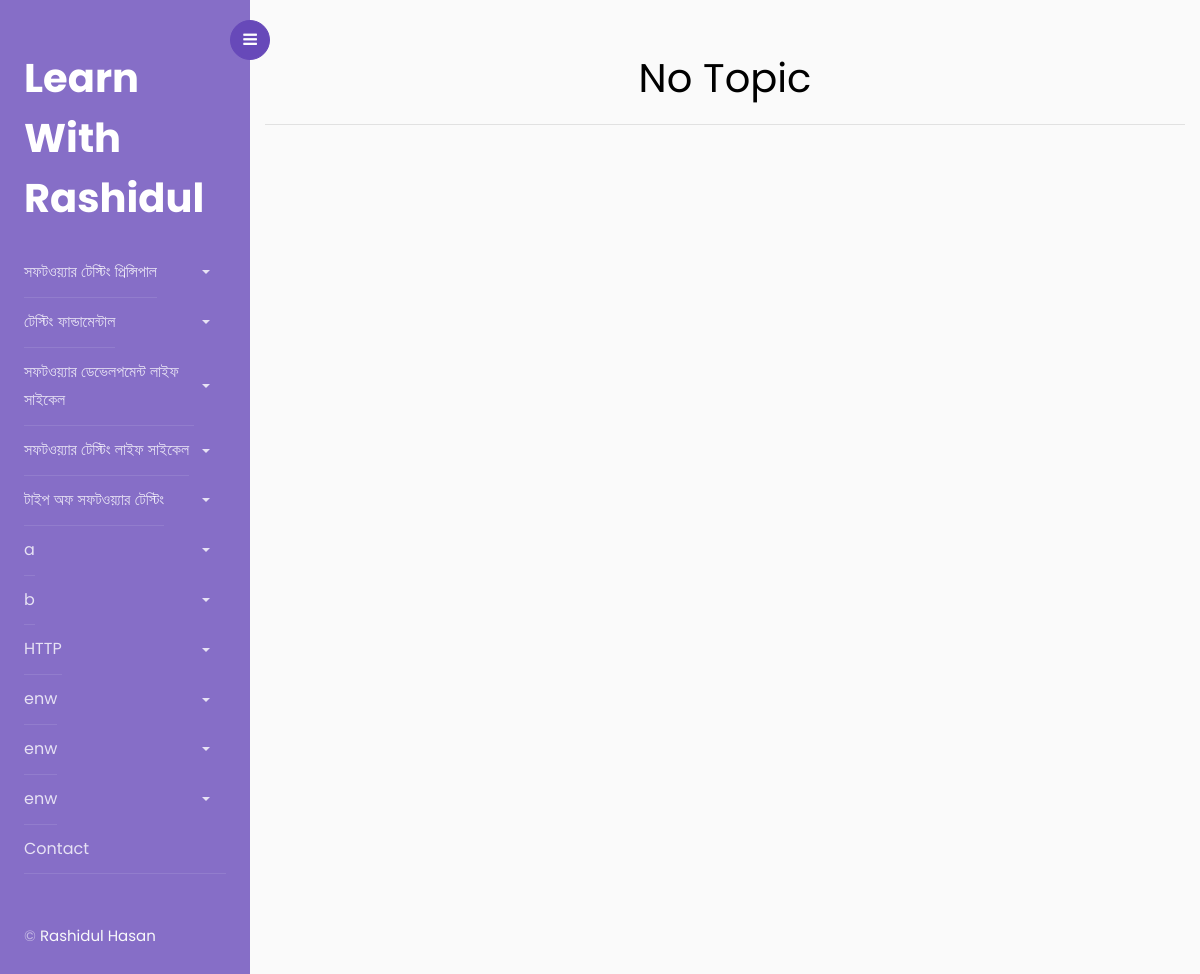
The app's page /topic/3 with its own data.
### Blog/models.py (models this page shows)
class Topic(models.Model):
    subject = models.ForeignKey(
        Subject, on_delete=models.CASCADE, default=1)
    title = models.CharField(max_length=250, blank=False)
    def __str__(self):
        return self.title
    def get_absolute_url(self):
        return reverse("Topic_view", kwargs={"topic_id": self.id})

### Blog/views.py (the view)
# urls.py: path('topic/<int:topic_id>', Topic_view, name='Topic_view')
def Topic_view(request, topic_id):
    title = []
    sub_title = []
    for item in Topic.objects.all():
        title.append(item)
        sub_title.append(Content.objects.filter(topic__title=item))
    try:
        item = get_object_or_404(Topic, id=topic_id)
    except:
        return render(request, 'Blog/Pagenotfound.html')
    Contents = Content.objects.filter(topic=item)
    context = {
        'titles': title,
        'sub_titles': sub_title,
        "Contents": Contents
    }
    if len(Contents) <= 0:
        return render(request, 'Blog/Notopic.html', context)
    return render(request, 'Blog/Topic.html', context)

### Blog/models.py (called while the page is built)
    def __str__(self):
        return self.sub_title

    def get_absolute_url(self):
        return reverse("blog", kwargs={"blog_id": self.id})

### Blog/templatetags/index.py (called while the page is built)
@register.filter
def index(list, index):
    return list[index]

### Blog/templates/Blog/Notopic.html
{% extends './base.html' %} {% block content %}
<div class="wrapper d-flex align-items-stretch">
  {% include './nav.html' %}
  <div class="container text-center mt-5">
    <h1>No Topic</h1>
    <hr />
  </div>
</div>
{% endblock content %}

### Blog/templates/Blog/nav.html (shortened to what this page needs)
{% load index %} {% block content %}
<nav id="sidebar">
  <div class="custom-menu">
    <button type="button" id="sidebarCollapse" class="btn btn-primary">
      <i class="fa fa-bars"></i>
    </button>
  </div>
  <div class="p-4 pt-5">
    <h1><a href="index.html" class="logo">Learn With Rashidul</a></h1>
    <ul class="list-unstyled components mb-5" id="component2">
      {% for title in titles %}
      <li style="display: flex; justify-content: space-between">
        <a href="{{title.get_absolute_url}}" style="display: inline"
          >{{title}}</a
        >
      </li>
      {% endfor %}
      <li>
        <a href="#">Contact</a>
      </li>
    </ul>
    <div class="footer">
      <p>
        &copy;
        <a target="_blank" class="text-light" href="https://rashidulhasan.me/"
          >Rashidul Hasan</a
        >
      </p>
    </div>
  </div>
</nav>
{% endblock content %}

### records on screen
Topic: title "সফটওয়্যার টেস্টিং প্রিন্সিপাল"
Topic: title "টেস্টিং ফান্ডামেন্টাল"
Topic: title "সফটওয়্যার ডেভেলপমেন্ট লাইফ সাইকেল"
Topic: title "সফটওয়্যার টেস্টিং লাইফ সাইকেল"
Topic: title "টাইপ অফ সফটওয়্যার টেস্টিং"
Topic: title "a"
Topic: title "b"
Topic: title "HTTP"
Topic: title "enw"
Topic: title "enw"
Topic: title "enw"
